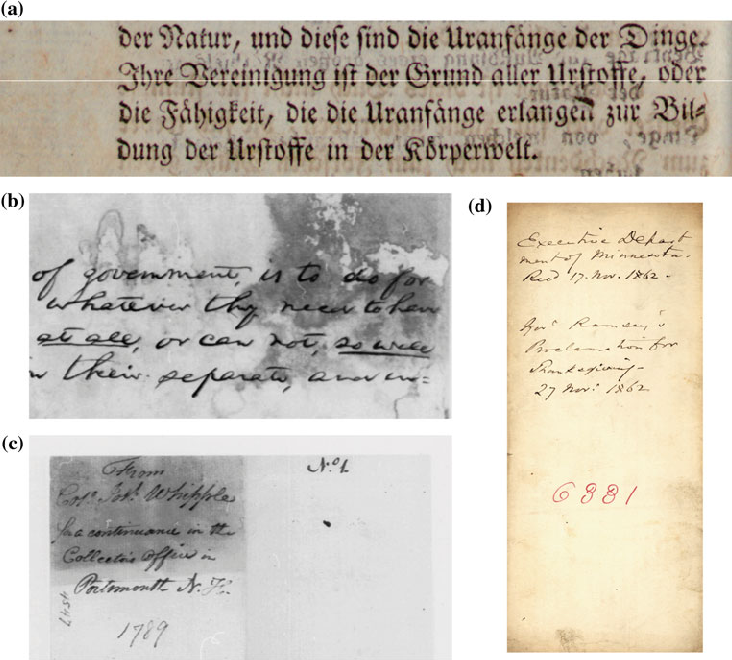
%> input picture data/dibco_sample.png, 732 x 660 px
$ octave --eval "result = estimate_image_quality(imread('../data/dibco_sample.png'));"   (GNU Octave 9; MATLAB toolbox functions it lacks are replaced by stand-ins)
%> lines starting %> are read from the running program, lines starting %| are printed output that depends on the picture
function [noise_level, blur_level, contrast_level] = estimate_image_quality(img)
% ESTIMATE_IMAGE_QUALITY Estimates noise, blur and contrast levels in an image
%   [noise_level, blur_level, contrast_level] = estimate_image_quality(img)
%
%   Parameters:
%   img - Input grayscale image
%
%   Returns:
%   noise_level - Estimated noise level (0-1)
%   blur_level - Estimated blur level (0-1)
%   contrast_level - Estimated contrast level (0-1)

    % Convert to double for processing
    img_double = double(img);

    % Apply Laplacian filter
    laplacian_kernel = [0 1 0; 1 -4 1; 0 1 0];
    filtered = imfilter(img_double, laplacian_kernel, 'replicate');
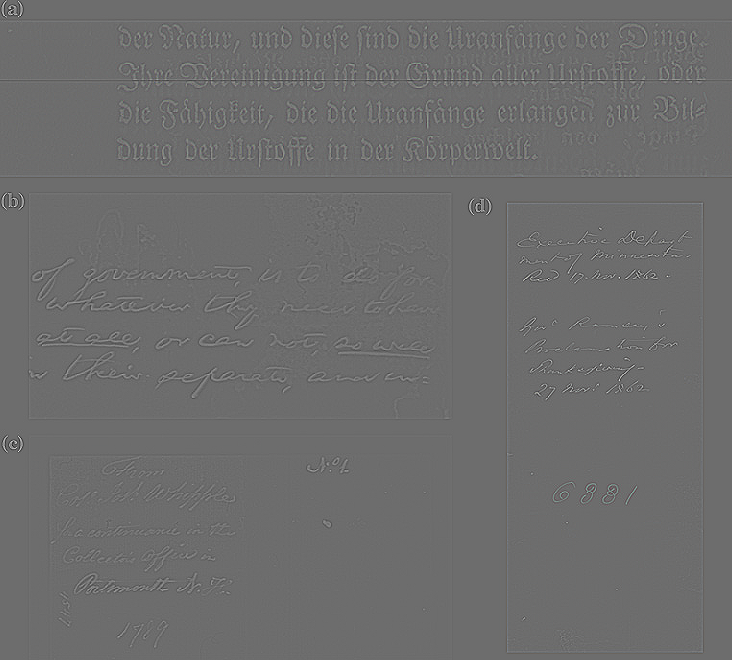
%> filtered: size 660x732x3 double; mean R, G, B 0, 0, 0; drawn with min black and max white

    % 1. NOISE ESTIMATION
    % Compute median absolute deviation (MAD)
    mad_value = median(abs(filtered(:) - median(filtered(:))));
%> mad_value = 3
    noise_sigma = mad_value / 0.6745;
%> noise_sigma = 4.45
    noise_level = min(1, noise_sigma / 50);
%> noise_level = 0.089

    % 2. BLUR ESTIMATION
    lap = abs(filtered);
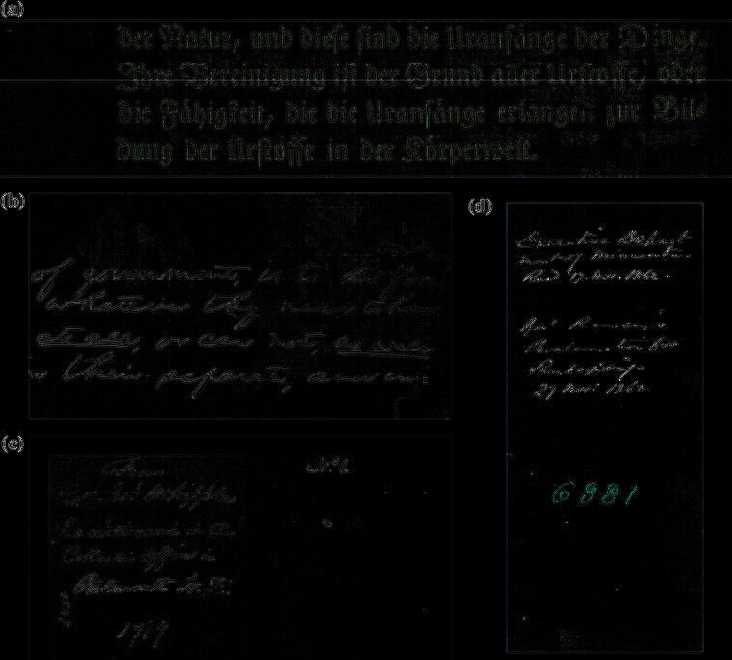
%> lap: size 660x732x3 double; mean R, G, B 12.1, 12.8, 12.4; drawn with min black and max white
    lap_var = var(lap(:));
%> lap_var = 655.3
    blur_level = min(1, max(0, 1 - (lap_var / 1000)));
%> blur_level = 0.345

    % 3. CONTRAST ESTIMATION
    [counts, ~] = histcounts(img, 256);
%> counts = 256 values, max 243837 at index 256, min 151 at index 2, mean 5661.6
    cdf = cumsum(counts) / sum(counts);
%> cdf = 256 values from 0.00045 to 1
    idx10 = find(cdf >= 0.1, 1, 'first');
%> idx10 = 127
    idx90 = find(cdf >= 0.9, 1, 'first');
%> idx90 = 256

    if isempty(idx10) || isempty(idx90)
        contrast_level = 0.5;
    else
        intensity_range = idx90 - idx10;
%> intensity_range = 129
        contrast_level = min(1, max(0, intensity_range / 200));
%> contrast_level = 0.645
%> `result = estimate_image_quality(imread('../data/dibco_sample.png'));`: result = 0.089
    end

    % Display visualization if no output argument
    if nargout == 0
        figure;
        subplot(2,2,1); imshow(img); title('Image');
        subplot(2,2,2); imhist(img); title('Histogram');
        subplot(2,2,3);
        bar([noise_level, blur_level, contrast_level]);
        set(gca, 'xticklabel', {'Noise', 'Blur', 'Contrast'});
        title('Quality Metrics');
        axis([0.5 3.5 0 1]);

        subplot(2,2,4);
        text(0.1, 0.6, sprintf('Noise: %.2f\nBlur: %.2f\nContrast: %.2f', ...
             noise_level, blur_level, contrast_level), 'FontSize', 12);
        axis off;
        title('Quality Values');
    end
end
